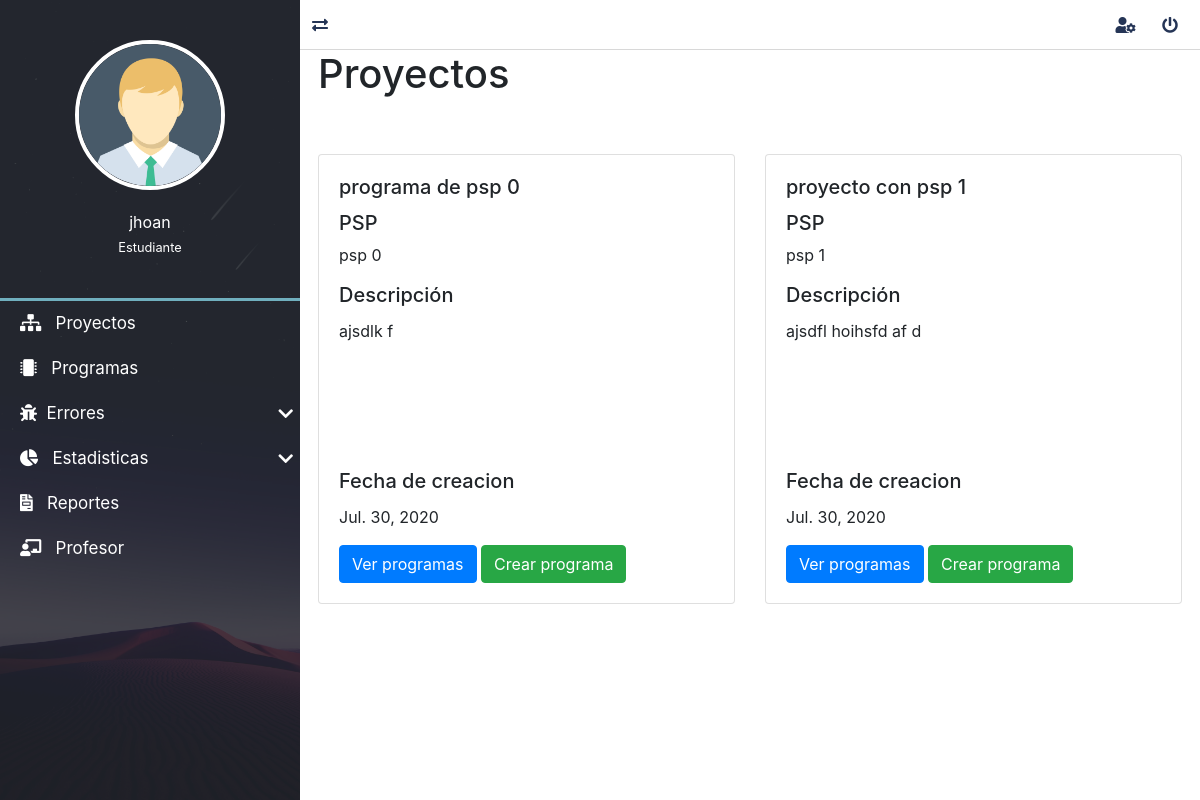
The page /proyectos/lista_proyectos/ (signed in) on the database as committed earlier.
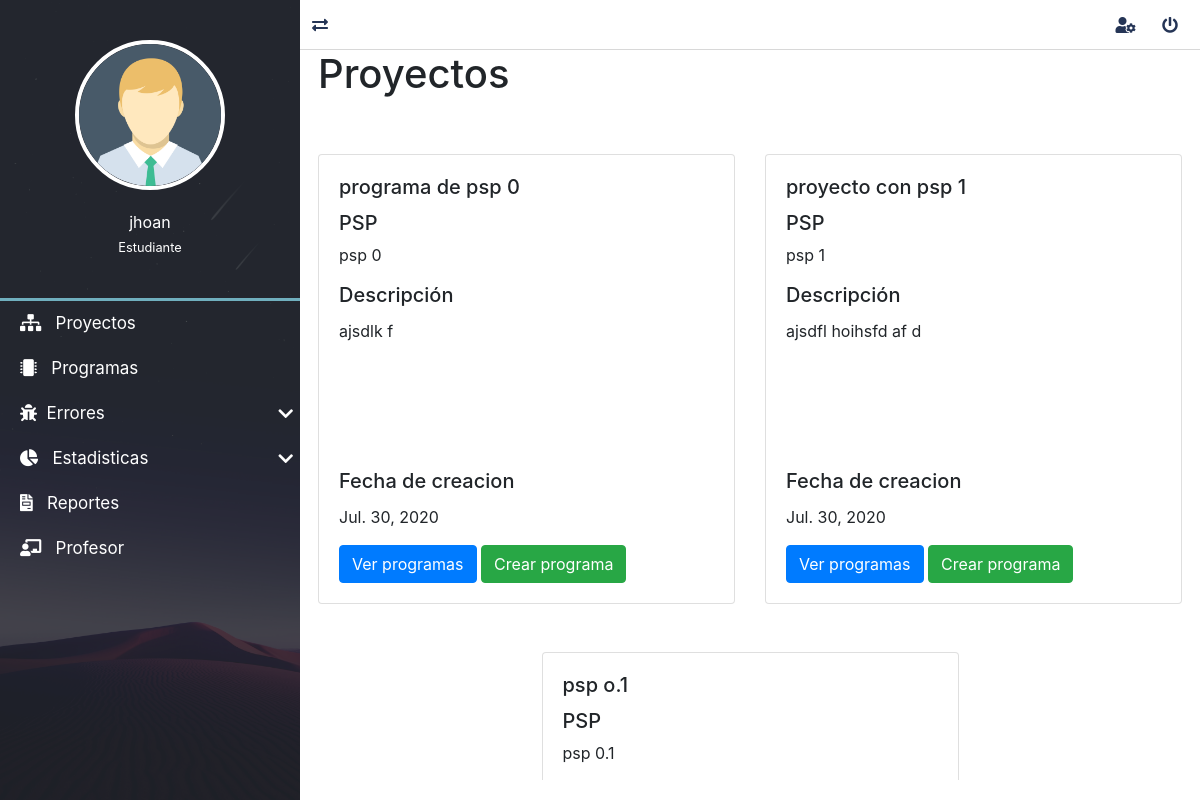
The same page on the database as committed later.
### proyectos/models.py (models this page shows, shortened)
class Proyecto(models.Model):
    nombre=models.CharField(max_length=50, verbose_name="Nombre")
    id_proceso = models.ForeignKey("mainApp.Proceso", verbose_name="Proceso", on_delete=models.CASCADE)
    descripcion=models.TextField(verbose_name="Descripcion")
    fechaInicio=models.DateTimeField(auto_now_add=True, verbose_name="fechaCreacion")
    ultimaActualizacion=models.DateTimeField(auto_now=True, verbose_name="Actualizado")
    class Meta:
        verbose_name ="Proyecto"
        verbose_name_plural ="Proyectos"

### mainApp/models.py (models this page shows)
class Proceso(models.Model):
    acronimo = models.CharField(verbose_name="Acronimo", max_length=20)
    numero = models.FloatField(verbose_name="Numero psp")
    nombre = models.CharField(verbose_name="Nombre", max_length=200)
    class Meta:
        verbose_name = "Proceso"
        verbose_name_plural = "Procesos"
        ordering = ['nombre']
    def __str__(self):
        return self.acronimo

### proyectos/views.py (the view)
# urls.py: path('lista_proyectos/', ProyectoListView.as_view(), name='proyectos'),
@method_decorator(login_required, name='dispatch')
class ProyectoListView(ListView):
    model = Proyecto

### mainApp/context_processors.py (called while the page is built)
def get_programasDeUsuario(request):
    programas= Programa.objects.all()
    return {'lista_programas':programas}

def get_lenguajes(request):
    lenguajes = Lenguaje.objects.all()
    return {'lista_lenguajes':lenguajes}

def get_medidas(request):
    medidas = Medida.objects.all()
    return {'lista_medidas':medidas}

def get_fases(request):
    fases = Fase.objects.all()
    return {'lista_fases':fases}

def get_tiposdefectos(request):
    tipos_defectos = TiposDefecto.objects.all()
    return {'lista_tipos_defectos':tipos_defectos}

### proyectos/context_processors.py (called while the page is built)
def get_proyecto(request):
    proyecto= Proyecto.objects.values_list('id','nombre','id_proceso' ,'descripcion', 'fechaInicio')
    return {
        'proyectos':proyecto
    }

### proyectos/templates/proyectos/proyecto_list.html (shortened to what this page needs)
{% extends 'layouts/layout.html' %}
{% block content %}
    <h1>Proyectos</h1>
    <div class="row mb-5">
        {% for proyecto in proyecto_list %}
            <div class="col-sm-6 mt-5 container" style="max-width: 30rem;">
                <div class="box-projecto card" >
                    <div class="card-body">
                        <h5 class="card-title">{{proyecto.nombre}} </h5>
                        <h5>PSP</h5>
                        <p>{{proyecto.id_proceso}} </p>
                        <h5 class="card-title">Descripción</h5>
                        <div class="scroll-project-description">
                            <p class="card-text">{{proyecto.descripcion}} </p>
                        </div>
                        {% if request.user.profesor %}
                        {% else %}
                            <h5 class="card-title">Fecha de creacion</h5>
                            <p>{{proyecto.fechaInicio|date}} </p>
                            <a href="{% url 'lista_programas_usuario' request.user.id proyecto.id %}" class="btn btn-primary">Ver programas</a>
                            <a class="btn btn-success" href="{% url 'program_create' request.user.id proyecto.id %}">Crear programa</a>
                        {% endif %}
                    </div>
                </div>
            </div>
        {% endfor %}
    </div>
{% endblock content %}

Rows that differ between the two databases and show on the page:
added Proyecto: nombre "psp o.1", id_proceso "psp 0.1"
